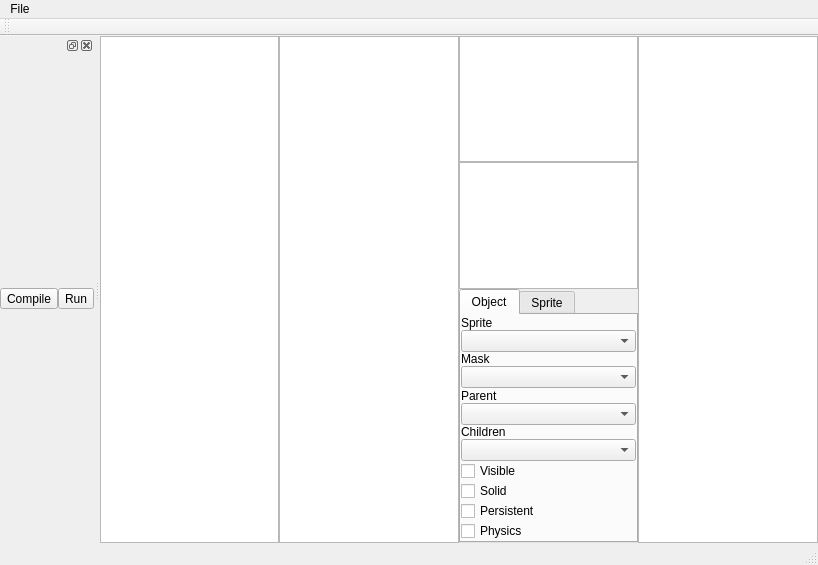
<?xml version="1.0" encoding="UTF-8"?>
<ui version="4.0">
 <class>MainWindow</class>
 <widget class="QMainWindow" name="MainWindow">
  <property name="geometry">
   <rect>
    <x>0</x>
    <y>0</y>
    <width>818</width>
    <height>565</height>
   </rect>
  </property>
  <property name="windowTitle">
   <string>MainWindow</string>
  </property>
  <widget class="QWidget" name="centralwidget">
   <layout class="QHBoxLayout" name="horizontalLayout">
    <property name="spacing">
     <number>0</number>
    </property>
    <property name="leftMargin">
     <number>0</number>
    </property>
    <property name="topMargin">
     <number>0</number>
    </property>
    <property name="rightMargin">
     <number>0</number>
    </property>
    <property name="bottomMargin">
     <number>0</number>
    </property>
    <item>
     <widget class="QListWidget" name="groups">
      <property name="frameShadow">
       <enum>QFrame::Plain</enum>
      </property>
     </widget>
    </item>
    <item>
     <widget class="QListWidget" name="assets">
      <property name="frameShadow">
       <enum>QFrame::Plain</enum>
      </property>
     </widget>
    </item>
    <item>
     <layout class="QVBoxLayout" name="verticalLayout_2">
      <property name="spacing">
       <number>0</number>
      </property>
      <property name="leftMargin">
       <number>0</number>
      </property>
      <item>
       <widget class="QListWidget" name="events">
        <property name="sizePolicy">
         <sizepolicy hsizetype="Expanding" vsizetype="Expanding">
          <horstretch>0</horstretch>
          <verstretch>0</verstretch>
         </sizepolicy>
        </property>
        <property name="frameShadow">
         <enum>QFrame::Plain</enum>
        </property>
        <property name="viewMode">
         <enum>QListView::ListMode</enum>
        </property>
       </widget>
      </item>
      <item>
       <widget class="QGraphicsView" name="preview">
        <property name="enabled">
         <bool>true</bool>
        </property>
        <property name="sizePolicy">
         <sizepolicy hsizetype="Expanding" vsizetype="Expanding">
          <horstretch>0</horstretch>
          <verstretch>0</verstretch>
         </sizepolicy>
        </property>
        <property name="autoFillBackground">
         <bool>true</bool>
        </property>
        <property name="backgroundBrush">
         <brush brushstyle="Dense5Pattern">
          <color alpha="255">
           <red>255</red>
           <green>0</green>
           <blue>255</blue>
          </color>
         </brush>
        </property>
        <property name="foregroundBrush">
         <brush brushstyle="SolidPattern">
          <color alpha="255">
           <red>0</red>
           <green>0</green>
           <blue>0</blue>
          </color>
         </brush>
        </property>
        <property name="dragMode">
         <enum>QGraphicsView::RubberBandDrag</enum>
        </property>
       </widget>
      </item>
      <item>
       <widget class="QTabWidget" name="tabWidget">
        <property name="enabled">
         <bool>true</bool>
        </property>
        <property name="sizePolicy">
         <sizepolicy hsizetype="Preferred" vsizetype="Preferred">
          <horstretch>0</horstretch>
          <verstretch>0</verstretch>
         </sizepolicy>
        </property>
        <property name="tabPosition">
         <enum>QTabWidget::North</enum>
        </property>
        <property name="tabShape">
         <enum>QTabWidget::Rounded</enum>
        </property>
        <property name="currentIndex">
         <number>0</number>
        </property>
        <property name="usesScrollButtons">
         <bool>true</bool>
        </property>
        <widget class="QWidget" name="objProps">
         <attribute name="title">
          <string>Object</string>
         </attribute>
         <layout class="QVBoxLayout" name="verticalLayout">
          <property name="spacing">
           <number>0</number>
          </property>
          <property name="leftMargin">
           <number>0</number>
          </property>
          <property name="topMargin">
           <number>0</number>
          </property>
          <property name="rightMargin">
           <number>0</number>
          </property>
          <property name="bottomMargin">
           <number>0</number>
          </property>
          <item>
           <widget class="QLabel" name="label_4">
            <property name="text">
             <string>Sprite</string>
            </property>
           </widget>
          </item>
          <item>
           <widget class="QComboBox" name="objSprite"/>
          </item>
          <item>
           <widget class="QLabel" name="label_2">
            <property name="text">
             <string>Mask</string>
            </property>
           </widget>
          </item>
          <item>
           <widget class="QComboBox" name="objMask"/>
          </item>
          <item>
           <widget class="QLabel" name="label_3">
            <property name="sizePolicy">
             <sizepolicy hsizetype="Preferred" vsizetype="Preferred">
              <horstretch>0</horstretch>
              <verstretch>0</verstretch>
             </sizepolicy>
            </property>
            <property name="text">
             <string>Parent</string>
            </property>
           </widget>
          </item>
          <item>
           <widget class="QComboBox" name="objParent"/>
          </item>
          <item>
           <widget class="QLabel" name="label">
            <property name="text">
             <string>Children</string>
            </property>
           </widget>
          </item>
          <item>
           <widget class="QComboBox" name="objChildren"/>
          </item>
          <item>
           <widget class="QCheckBox" name="objVisible">
            <property name="text">
             <string>Visible</string>
            </property>
           </widget>
          </item>
          <item>
           <widget class="QCheckBox" name="objSolid">
            <property name="text">
             <string>Solid</string>
            </property>
           </widget>
          </item>
          <item>
           <widget class="QCheckBox" name="objPersistent">
            <property name="text">
             <string>Persistent</string>
            </property>
           </widget>
          </item>
          <item>
           <widget class="QCheckBox" name="objPhysics">
            <property name="text">
             <string>Physics</string>
            </property>
           </widget>
          </item>
         </layout>
        </widget>
        <widget class="QWidget" name="pathProps">
         <attribute name="title">
          <string>Sprite</string>
         </attribute>
        </widget>
       </widget>
      </item>
     </layout>
    </item>
    <item>
     <widget class="QTextEdit" name="code">
      <property name="lineWrapMode">
       <enum>QTextEdit::NoWrap</enum>
      </property>
      <property name="html">
       <string>&lt;!DOCTYPE HTML PUBLIC &quot;-//W3C//DTD HTML 4.0//EN&quot; &quot;http://www.w3.org/TR/REC-html40/strict.dtd&quot;&gt;
&lt;html&gt;&lt;head&gt;&lt;meta name=&quot;qrichtext&quot; content=&quot;1&quot; /&gt;&lt;style type=&quot;text/css&quot;&gt;
p, li { white-space: pre-wrap; }
&lt;/style&gt;&lt;/head&gt;&lt;body style=&quot; font-family:'Sans Serif'; font-size:9pt; font-weight:400; font-style:normal;&quot;&gt;
&lt;p style=&quot;-qt-paragraph-type:empty; margin-top:0px; margin-bottom:0px; margin-left:0px; margin-right:0px; -qt-block-indent:0; text-indent:0px;&quot;&gt;&lt;br /&gt;&lt;/p&gt;&lt;/body&gt;&lt;/html&gt;</string>
      </property>
      <property name="textInteractionFlags">
       <set>Qt::LinksAccessibleByKeyboard|Qt::LinksAccessibleByMouse|Qt::TextBrowserInteraction|Qt::TextEditable|Qt::TextEditorInteraction|Qt::TextSelectableByKeyboard|Qt::TextSelectableByMouse</set>
      </property>
     </widget>
    </item>
   </layout>
  </widget>
  <widget class="QToolBar" name="test">
   <attribute name="toolBarArea">
    <enum>TopToolBarArea</enum>
   </attribute>
   <attribute name="toolBarBreak">
    <bool>false</bool>
   </attribute>
  </widget>
  <widget class="QStatusBar" name="statusbar"/>
  <widget class="QDockWidget" name="dockWidget">
   <property name="layoutDirection">
    <enum>Qt::LeftToRight</enum>
   </property>
   <attribute name="dockWidgetArea">
    <number>1</number>
   </attribute>
   <widget class="QWidget" name="dockWidgetContents">
    <layout class="QHBoxLayout" name="horizontalLayout_2">
     <property name="spacing">
      <number>0</number>
     </property>
     <property name="leftMargin">
      <number>0</number>
     </property>
     <property name="topMargin">
      <number>0</number>
     </property>
     <property name="rightMargin">
      <number>0</number>
     </property>
     <property name="bottomMargin">
      <number>0</number>
     </property>
     <item>
      <widget class="QToolButton" name="toolButton_2">
       <property name="text">
        <string>Compile</string>
       </property>
      </widget>
     </item>
     <item>
      <widget class="QToolButton" name="toolButton">
       <property name="text">
        <string>Run</string>
       </property>
      </widget>
     </item>
    </layout>
   </widget>
  </widget>
  <widget class="QMenuBar" name="menubar">
   <property name="geometry">
    <rect>
     <x>0</x>
     <y>0</y>
     <width>818</width>
     <height>20</height>
    </rect>
   </property>
   <widget class="QMenu" name="menuFile">
    <property name="title">
     <string>File</string>
    </property>
    <addaction name="actionOpen"/>
    <addaction name="actionRefresh"/>
   </widget>
   <addaction name="menuFile"/>
  </widget>
  <action name="actionOpen">
   <property name="text">
    <string>Open...</string>
   </property>
  </action>
  <action name="actionRefresh">
   <property name="text">
    <string>Refresh</string>
   </property>
  </action>
 </widget>
 <resources/>
 <connections/>
</ui>
